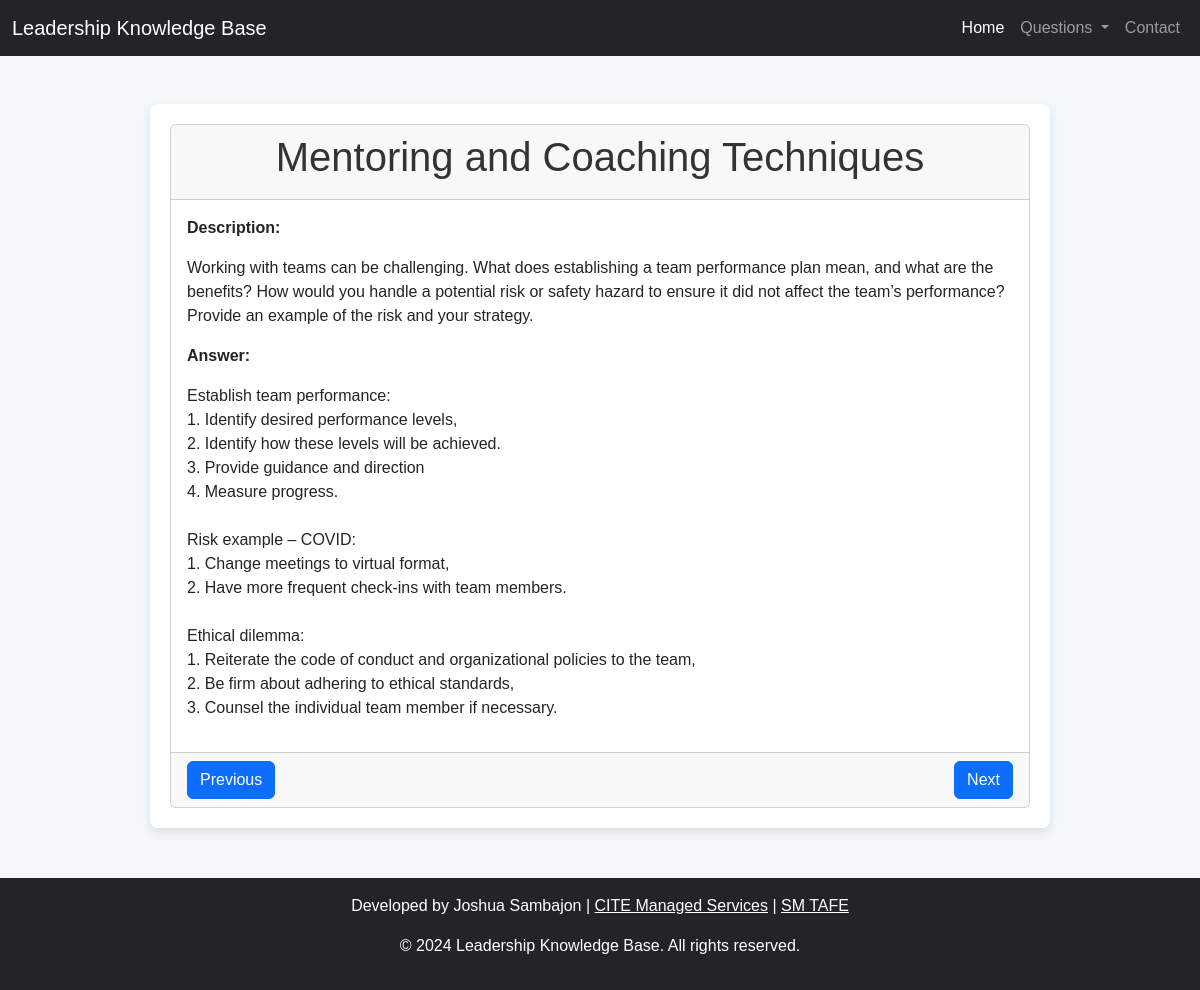
/pages/questions.php?q=3, run on the app's committed database.
### tables this page shows
CREATE TABLE `questions` (
  `id` int(11) NOT NULL,
  `question` text NOT NULL,
  `description` text NOT NULL,
  `answer` text NOT NULL,
  `created_at` datetime DEFAULT current_timestamp()
);

### pages/questions.php (the view, shortened to what this page needs)
<?php
include('../config/config.php');
include('../includes/navbar.php');
$question_id = isset($_GET['q']) ? $_GET['q'] : 1;
$pdo = new PDO("mysql:host=$host;dbname=$dbname;charset=utf8", $username, $password);
$pdo->setAttribute(PDO::ATTR_ERRMODE, PDO::ERRMODE_EXCEPTION);
$stmt = $pdo->prepare("SELECT * FROM questions WHERE id = ?");
$stmt->execute([$question_id]);
$question = $stmt->fetch(PDO::FETCH_ASSOC);
if ($question) {
    $question_text = $question['question'];
    $description = $question['description'];
    $answer = $question['answer'];
} else {
    $question_text = "Question not found.";
    $description = "Description not available.";
    $answer = "Answer not available.";
}
$prev_stmt = $pdo->prepare("SELECT id FROM questions WHERE id < ? ORDER BY id DESC LIMIT 1");
$prev_stmt->execute([$question_id]);
$prev_question = $prev_stmt->fetch(PDO::FETCH_ASSOC);
$next_stmt = $pdo->prepare("SELECT id FROM questions WHERE id > ? ORDER BY id ASC LIMIT 1");
$next_stmt->execute([$question_id]);
$next_question = $next_stmt->fetch(PDO::FETCH_ASSOC);
?>
<!DOCTYPE html>
<html lang="en">
<head>
    <link href="https://cdn.jsdelivr.net/npm/bootstrap@5.3.0/dist/css/bootstrap.min.css" rel="stylesheet">
</head>
<body>
<div class="container mt-5">
    <div class="card">
        <div class="card-header">
            <h1 style="text-align: center;"><?php echo htmlspecialchars($question_text); ?></h1>
        </div>
        <div class="card-body" style="min-height: 50vh;">
            <p><strong>Description:</strong></p>
            <p><?php echo nl2br(htmlspecialchars($description)); ?></p>
            <p><strong>Answer:</strong></p>
            <p><?php echo nl2br(htmlspecialchars($answer)); ?></p>
        </div>
        <div class="card-footer">
            <?php if ($prev_question): ?>
                <a href="?q=<?php echo $prev_question['id']; ?>" class="btn btn-primary">Previous</a>
            <?php else: ?>
                <button class="btn btn-primary disabled" disabled>Previous</button>
            <?php endif; ?>
            <?php if ($next_question): ?>
                <a href="?q=<?php echo $next_question['id']; ?>" class="btn btn-primary">Next</a>
            <?php else: ?>
                <button class="btn btn-primary disabled" disabled>Next</button>
            <?php endif; ?>
        </div>
    </div>
</div>
<?php include('../includes/footer.php'); ?>
</body>
</html>

### pages/questions.php (style rules this page uses)
body { font-family: Arial, sans-serif; background-color: #f4f7fa; margin: 0; padding: 0; }
.container { width: 80%; max-width: 900px; margin: 50px auto; padding: 20px; background-color: white; border-radius: 8px; box-shadow: 0 4px 8px rgba(0, 0, 0, 0.1); }
h1 { font-size: 2.5em; color: #333; margin-bottom: 10px; }
.card-footer { display: flex; justify-content: space-between; }
.btn { width: auto; }

### data on the page
questions: question "Mentoring and Coaching Techniques", description "Working with teams can be challenging. What does establishing a team performance plan mean, and what are the benefits? How would you handle a potential risk or safety hazard to ensure it did not affect the team’s performance? Provide an example of the risk and your strategy.", answer "Establish team performance: 1. Identify desired performance levels, 2. Identify how these levels will be achieved. 3. Provide guidance and direction 4. Measure progress. Risk example – COVID: 1. Change meetings to virtual format, 2. Have more frequent check-ins with team members. Ethical dilemma: 1. Reiterate the code of conduct and organizational policies to the team, 2. Be firm about adhering to ethical standards, 3. Counsel the individual team member if necessary."
